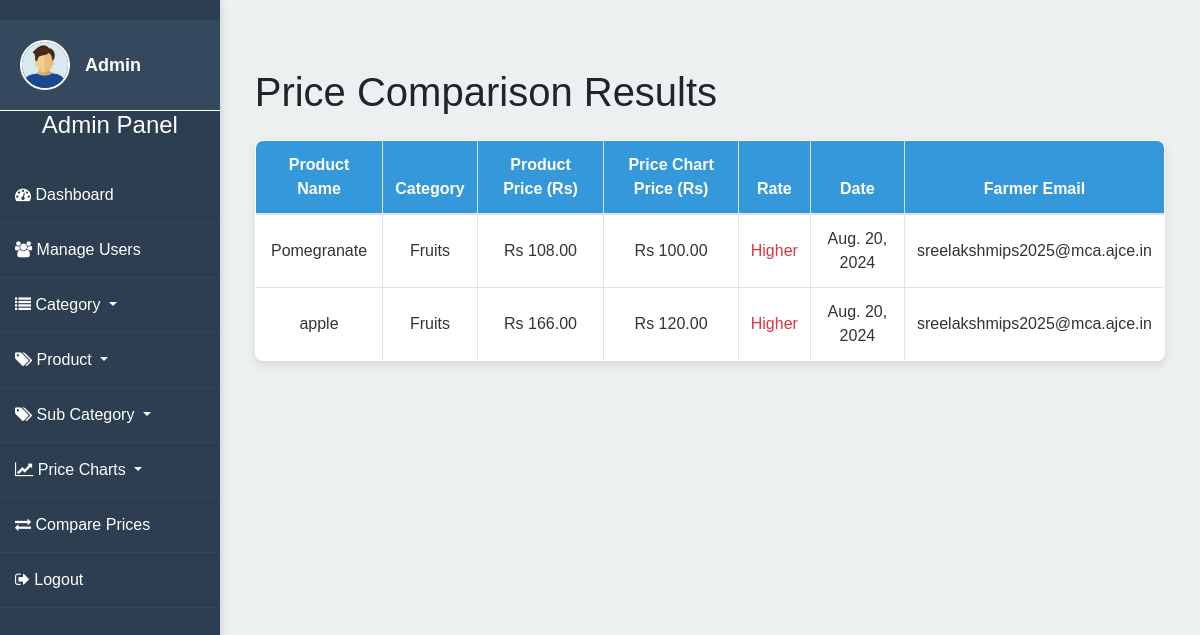
The page /custom_admin/compare_prices/ on the database its author committed.
### myapp/models.py (models this page shows, shortened)
class ProductCategory(models.Model):
    category = models.ForeignKey(Category, on_delete=models.CASCADE)
    product_name = models.CharField(max_length=100)

class Category(models.Model):
    name = models.CharField(max_length=100)

class Product(models.Model):
    product_name = models.ForeignKey(ProductCategory, on_delete=models.CASCADE)
    category = models.ForeignKey(Category, on_delete=models.CASCADE)
    subcategory = models.ForeignKey(SubCategory, on_delete=models.CASCADE, null=True, blank=True)  # New field
    price = models.DecimalField(max_digits=10, decimal_places=2)
    description = models.TextField()
    quantity = models.IntegerField()
    stock = models.PositiveIntegerField(default=0)  # Field for stock quantity
    image = models.ImageField(upload_to='media/', blank=True, null=True)
    shelf_life = models.CharField(max_length=100, blank=True, null=True)  # Field for shelf life
    form_factor = models.CharField(max_length=100, blank=True, null=True)  # Field for form factor
    organic = models.BooleanField(default=False)  # Field for organic product
    common_name = models.CharField(max_length=100, blank=True, null=True)  # Field for common name
    farmer = models.ForeignKey(Farmer, on_delete=models.CASCADE)

class Price_Chart(models.Model):
    product_name = models.ForeignKey(ProductCategory, on_delete=models.CASCADE)
    category = models.ForeignKey(Category, on_delete=models.CASCADE)
    subcategory = models.ForeignKey(SubCategory, on_delete=models.CASCADE, null=True, blank=True)
    price = models.DecimalField(max_digits=10, decimal_places=2)
    date = models.DateField()
    quantity = models.PositiveIntegerField()
    image = models.ImageField(upload_to='price_chart_images/', null=True, blank=True)

class User(AbstractBaseUser):
    STATUS_CHOICES = [
        ('active', 'Active'),
        ('inactive', 'Inactive')
    ]
    status = models.CharField(max_length=10, choices=STATUS_CHOICES, default='active')
    email = models.EmailField(unique=True)
    name = models.CharField(max_length=255)
    phone = models.CharField(max_length=20)
    address = models.TextField()
    pincode = models.CharField(max_length=10)
    role = models.CharField(max_length=20)
    password = models.CharField(max_length=100)
    is_active = models.BooleanField(default=True)
    is_staff = models.BooleanField(default=False)
    date_joined = models.DateTimeField(default=timezone.now)
    last_login = models.DateTimeField(null=True, blank=True)
    objects = UserManager()
    USERNAME_FIELD = 'email'
    REQUIRED_FIELDS = ['name']

### myapp/views.py (the view)
# urls.py: path('compare_prices/', views.compare_product_prices, name='compare_prices'),
def compare_product_prices(request):
    product_price_mismatches = []
    products = Product.objects.all()
    for product in products:
        price_chart_entries = Price_Chart.objects.filter(
            product_name=product.product_name,
            category=product.category,
            quantity=product.quantity
        )
        for price_chart_entry in price_chart_entries:
            if product.price > price_chart_entry.price:
                farmer_email = product.farmer.user.email  # Assuming Farmer model has a OneToOne relationship with User model
                product_price_mismatches.append({
                    'product_name': product.product_name,
                    'category': product.category,
                    'product_price': product.price,
                    'price_chart_price': price_chart_entry.price,
                    'date': price_chart_entry.date,
                    'farmer_email': farmer_email
                })
    return render(request, 'compare_prices.html', {
        'product_price_mismatches': product_price_mismatches,
    })

### myapp/templates/compare_prices.html (shortened to what this page needs)
<!DOCTYPE html>
<html lang="en">
<head>
    {% load static %}
    <link rel="stylesheet" href="https://stackpath.bootstrapcdn.com/bootstrap/4.3.1/css/bootstrap.min.css">
    <link href="https://stackpath.bootstrapcdn.com/font-awesome/4.7.0/css/font-awesome.min.css" rel="stylesheet">
</head>
<body>
    <div class="sidebar">
        <div class="profile">
            <img src="{% static 'img/admin.jpg' %}" alt="Admin Image">
            <div class="name">Admin</div>
        </div>
        <h2 class="text-center">Admin Panel</h2>
        <a href="{% url 'admin_dashboard' %}"><i class="fa fa-tachometer"></i> Dashboard</a>
        <a href="{% url 'manage_users' %}"><i class="fa fa-users"></i> Manage Users</a>
        <div class="dropdown">
            <a class="dropdown-toggle" href="#" role="button" id="categoryDropdown" data-toggle="dropdown" aria-haspopup="true" aria-expanded="false">
                <i class="fa fa-list"></i> Category
            </a>
        </div>
        <div class="dropdown">
            <a class="dropdown-toggle" href="#" role="button" id="productDropdown" data-toggle="dropdown" aria-haspopup="true" aria-expanded="false">
                <i class="fa fa-tags"></i> Product
            </a>
        </div>
        <div class="dropdown">
            <a class="dropdown-toggle" href="#" role="button" id="subcategoryDropdown" data-toggle="dropdown" aria-haspopup="true" aria-expanded="false">
                <i class="fa fa-tags"></i> Sub Category
            </a>
        </div>
        <div class="dropdown">
            <a class="dropdown-toggle" href="#" role="button" id="priceChartDropdown" data-toggle="dropdown" aria-haspopup="true" aria-expanded="false">
                <i class="fa fa-line-chart"></i> Price Charts
            </a>
        </div>
        <a href="{% url 'compare_prices' %}"><i class="fa fa-exchange"></i> Compare Prices</a>
        <a href="{% url 'login' %}"><i class="fa fa-sign-out"></i> Logout</a>
    </div>
    <div class="content">
        <div class="container mt-5">
            <h1 class="mb-4">Price Comparison Results</h1>
            {% if product_price_mismatches %}
                <table class="table table-bordered">
                    <thead>
                        <tr>
                            <th>Product Name</th>
                            <th>Category</th>
                            <th>Product Price (Rs)</th>
                            <th>Price Chart Price (Rs)</th>
                            <th>Rate</th>
                            <th>Date</th>
                            <th>Farmer Email</th>
                        </tr>
                    </thead>
                    <tbody>
                        {% for mismatch in product_price_mismatches %}
                            <tr>
                                <td>{{ mismatch.product_name.product_name }}</td>
                                <td>{{ mismatch.category.name }}</td>
                                <td>Rs {{ mismatch.product_price }}</td>
                                <td>Rs {{ mismatch.price_chart_price }}</td>
                                <td>
                                    {% if mismatch.product_price > mismatch.price_chart_price %}
                                        <span class="text-danger">Higher</span>
                                    {% else %}
                                        <span class="text-success">Lower</span>
                                    {% endif %}
                                </td>
                                <td>{{ mismatch.date }}</td>
                                <td>{{ mismatch.farmer_email }}</td>
                            </tr>
                        {% empty %}
                            <tr>
                                <td colspan="7" class="text-center">No mismatches found</td>
                            </tr>
                        {% endfor %}
                    </tbody>
                </table>
            {% else %}
                <div class="alert alert-info" role="alert">
                    No mismatches found.
                </div>
            {% endif %}
        </div>
    </div>
</body>
</html>

### myapp/templates/compare_prices.html (style rules this page uses)
body { display: flex; height: 100vh; overflow: hidden; margin: 0; font-family: 'Arial', sans-serif; }
.sidebar { width: 250px; background: #2c3e50; color: #fff; display: flex; flex-direction: column; padding-top: 20px; position: relative; box-shadow: 2px 0 5px rgba(0, 0, 0, 0.1); }
.sidebar h2 { color: #fff; text-align: center; padding-bottom: 20px; font-size: 24px; }
.sidebar .profile { display: flex; align-items: center; padding: 20px; background: #34495e; border-bottom: 1px solid #ffffff; }
.sidebar .profile img { width: 50px; height: 50px; border-radius: 50%; margin-right: 15px; border: 2px solid #fff; }
.sidebar .profile .name { color: #fff; font-size: 18px; font-weight: bold; }
.sidebar a { color: #fff; padding: 15px; text-decoration: none; display: block; font-size: 16px; border-bottom: 1px solid #34495e; }
.content { flex-grow: 1; padding: 20px; overflow-y: auto; background-color: #ecf0f1; }
.table { background-color: #ffffff; border-radius: 8px; box-shadow: 0 4px 8px rgba(0, 0, 0, 0.1); margin-bottom: 30px; overflow: hidden; }
.table th { background-color: #3498db; color: #ffffff; font-weight: bold; }
.table td { background-color: #ffffff; color: #333; }
.table tbody tr:nth-child(even) { background-color: #f4f4f4; }
.table td, .table th { vertical-align: middle; text-align: center; }

### rows shown on the page
ProductCategory: product_name.product_name "Pomegranate", category.name "Fruits", product_price "108.00", price_chart_price "100.00", date "Aug. 20, 2024", farmer_email "sreelakshmips2025@mca.ajce.in"
ProductCategory: product_name.product_name "apple", category.name "Fruits", product_price "166.00", price_chart_price "120.00", date "Aug. 20, 2024", farmer_email "sreelakshmips2025@mca.ajce.in"
